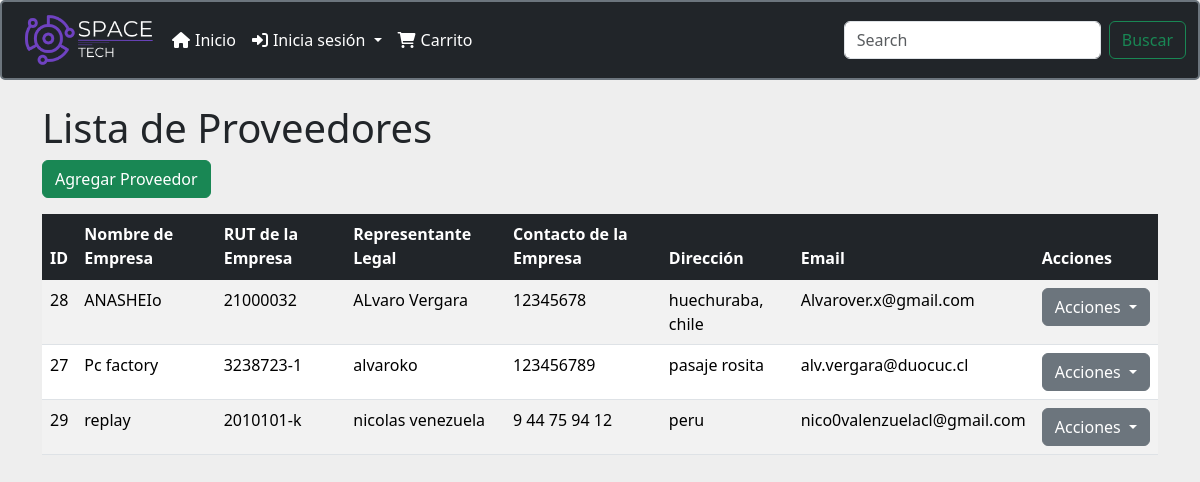
The page /listar_proveedores/ on the database as committed earlier.
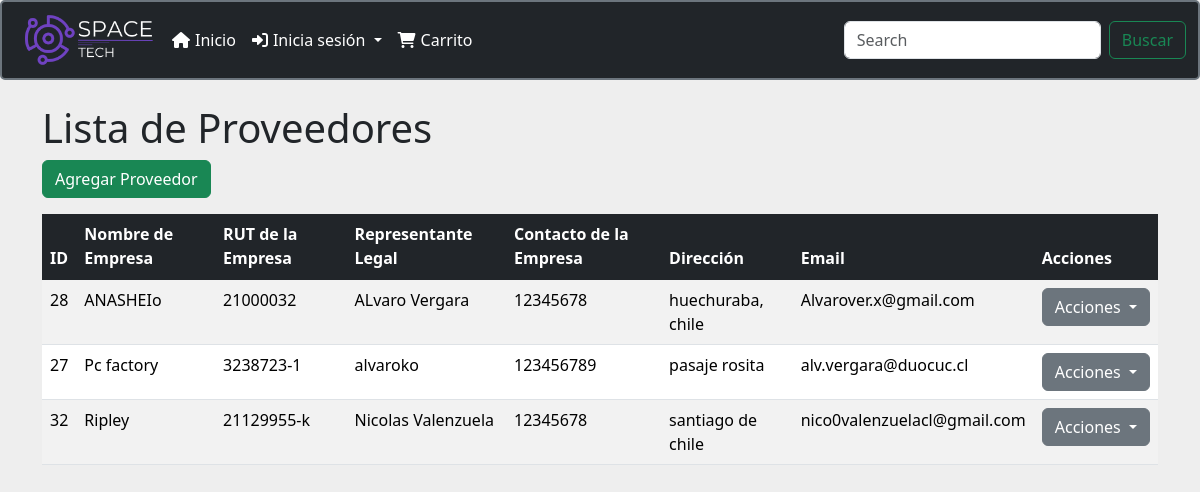
The same page on the database as committed later.
### menu/models.py (models this page shows, shortened)
class Proveedor(models.Model):
    id_proveedor = models.AutoField(primary_key=True, editable=False)
    rut_empresa = models.CharField(max_length=13, verbose_name='RUT de la Empresa')
    nombre_empresa = models.CharField(max_length=100, verbose_name='Nombre de la Empresa')
    representante_legal = models.CharField(max_length=100, verbose_name='Representante Legal', default="")
    contacto_empresa = models.CharField(max_length=50, verbose_name='Contacto de la Empresa')
    direccion_proveedor = models.CharField(max_length=255, verbose_name='Dirección', default="sin direccion")
    email_proveedor = models.EmailField(max_length=70, unique=True, null=True, blank=True)

### menu/views.py (the view)
# urls.py: path('listar_proveedores/', views.listar_proveedores, name='listar_proveedores'),
def listar_proveedores(request):
    proveedores = Proveedor.objects.all().order_by('nombre_empresa')
    return render(request, 'listar_proveedores.html', {'proveedores': proveedores})

### menu/context_processors.py (called while the page is built)
def carrito_items_count(request):
    if request.user.is_authenticated:
        cart, created = Cart.objects.get_or_create(user=request.user)
        carrito_items_count = CartItem.objects.filter(cart=cart).aggregate(total_quantity=Sum('quantity'))['total_quantity'] or 0
    else:
        carrito_items_count = 0
    return {
        'carrito_items_count': carrito_items_count
    }

### menu/templates/listar_proveedores.html (shortened to what this page needs)
<!DOCTYPE html>
<html lang="es">
<head>
    <link href="https://cdn.jsdelivr.net/npm/bootstrap@5.1.3/dist/css/bootstrap.min.css" rel="stylesheet">
</head>
<body>
    {% include "plantilla/menu.html" %}
    <div class="container mt-4">
        <h1>Lista de Proveedores</h1>
        <div class="mb-3">
            <a href="{% url 'crear_proveedor' %}" class="btn btn-success">Agregar Proveedor</a>
        </div>
        <table class="table table-striped table-hover">
            <thead class="table-dark">
                <tr>
                    <th>ID</th>
                    <th>Nombre de Empresa</th>
                    <th>RUT de la Empresa</th>
                    <th>Representante Legal</th>
                    <th>Contacto de la Empresa</th>
                    <th>Dirección</th>
                    <th>Email</th>
                    <th>Acciones</th>
                </tr>
            </thead>
            <tbody>
                {% for proveedor in proveedores %}
                <tr>
                    <td>{{ proveedor.id_proveedor }}</td>
                    <td>{{ proveedor.nombre_empresa }}</td>
                    <td>{{ proveedor.rut_empresa }}</td>
                    <td>{{ proveedor.representante_legal }}</td>
                    <td>{{ proveedor.contacto_empresa }}</td>
                    <td>{{ proveedor.direccion_proveedor }}</td>
                    <td>{{ proveedor.email_proveedor }}</td>
                    <td>
                        <div class="btn-group">
                            <button type="button" class="btn btn-secondary dropdown-toggle" data-bs-toggle="dropdown" aria-expanded="false">
                                Acciones
                            </button>
                        </div>
                    </td>
                </tr>
                {% empty %}
                <tr>
                    <td colspan="8">No hay proveedores registrados.</td>
                </tr>
                {% endfor %}
            </tbody>
        </table>
    </div>
</body>
</html>

### menu/templates/plantilla/menu.html (shortened to what this page needs)
<!DOCTYPE html>
<html lang="en">
{% load static %}
<head>
    <link href="https://cdn.jsdelivr.net/npm/bootstrap@5.3.3/dist/css/bootstrap.min.css" rel="stylesheet">
    <link rel="stylesheet" href="https://cdnjs.cloudflare.com/ajax/libs/font-awesome/6.0.0-beta3/css/all.min.css">
</head>
<body style="background-color: rgb(238, 238, 238);">
<nav class="navbar navbar-expand-lg navbar-dark">
    <div class="container-fluid">
        <a class="" href="{% url 'home' %}">
            <img src="{% static 'img/logito.png' %}" width="150px" alt="logo">
        </a>
        <div class="collapse navbar-collapse" id="navbarSupportedContent">
            <ul class="navbar-nav me-auto mb-2 mb-lg-0">
                <li class="nav-item">
                    <a class="nav-link " aria-current="page" href="/"><i class="fas fa-home"></i>Inicio</a>
                </li>
                <li class="nav-item dropdown">
                    <a class="nav-link dropdown-toggle" href="#" role="button" data-bs-toggle="dropdown" aria-expanded="false">
                        <i class="fas fa-sign-in-alt"></i>Inicia sesión
                    </a>
                </li>
                <ul class="navbar-nav mb-2 mb-lg-0">
                    <li class="nav-item">
                        {% if user.is_authenticated %}
                            <a class="nav-link cart-icon" href="{% url 'view_cart' %}">
                                <i class="fas fa-shopping-cart"></i>Carrito
                                {% if carrito_items_count %}
                                    <span class="cart-badge">{{ carrito_items_count }}</span>
                                {% endif %}
                            </a>
                        {% else %}
                            <a class="nav-link cart-icon" href="#" id="cartLoginLink">
                                <i class="fas fa-shopping-cart"></i>Carrito
                            </a>
                        {% endif %}
                    </li>
                </ul>
            </ul>
            <form class="d-flex" role="search" action="/" method="get">
                <input class="form-control me-2" type="search" placeholder="Search" aria-label="Search" name="q">
                <button class="btn btn-outline-success" type="submit"></i>Buscar</button>
            </form>
        </div>
    </div>
</nav>
</body>
</html>

### menu/templates/plantilla/menu.html (style rules this page uses)
.navbar-dark { background-color: #212529; border: 2px solid #6c757d; border-radius: 5px; }
.navbar-dark .navbar-nav .nav-link { color: #ffffff; }
.cart-icon { display: flex; align-items: center; }
.nav-link i, .dropdown-item i { margin-right: 5px; }

Rows that differ between the two databases and show on the page:
removed Proveedor: id_proveedor "29", nombre_empresa "replay", rut_empresa "2010101-k", representante_legal "nicolas venezuela", contacto_empresa "9 44 75 94 12", direccion_proveedor "peru", email_proveedor "nico0valenzuelacl@gmail.com"
added Proveedor: id_proveedor "32", nombre_empresa "Ripley", rut_empresa "21129955-k", representante_legal "Nicolas Valenzuela", contacto_empresa "12345678", direccion_proveedor "santiago de chile", email_proveedor "nico0valenzuelacl@gmail.com"
